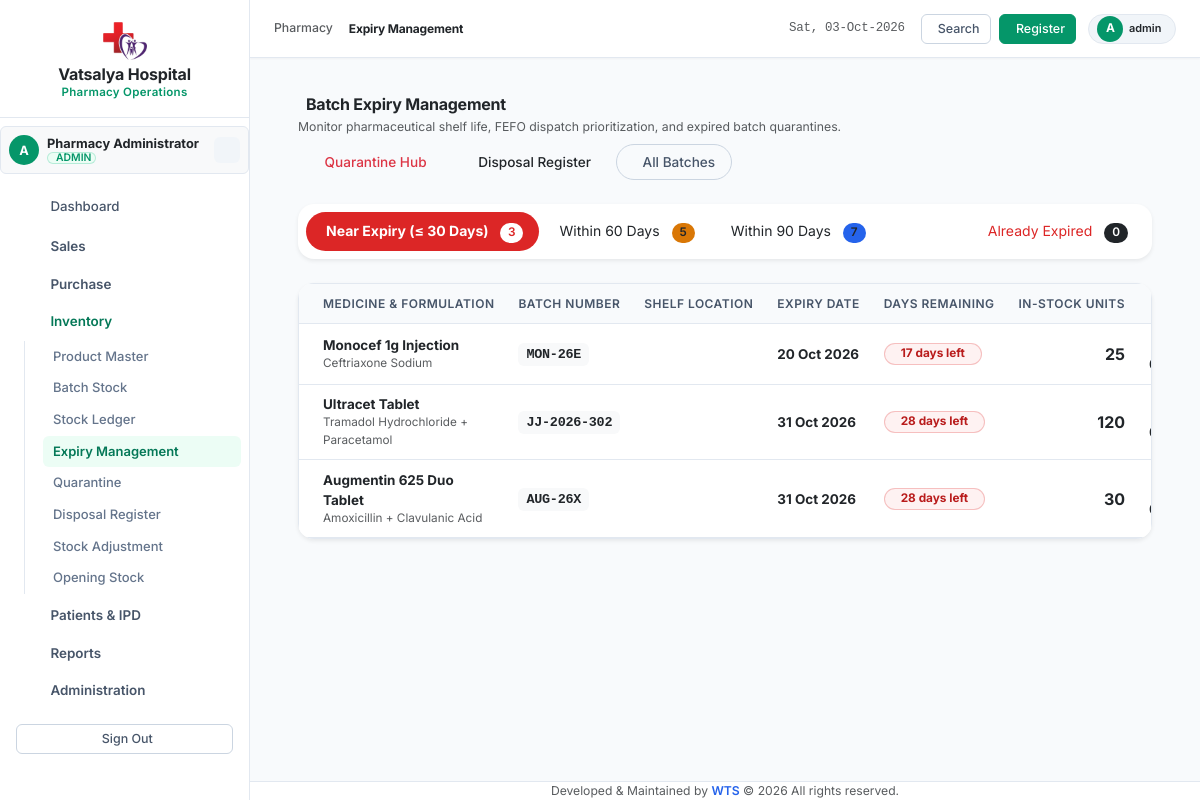
Screenshot of /modules/inventory/expiry.php (signed in) with the database file from the repository.
### tables this page shows
CREATE TABLE `medicine_batches` (
  `batch_id` int(11) NOT NULL AUTO_INCREMENT,
  `medicine_id` int(11) NOT NULL,
  `batch_number` varchar(50) NOT NULL,
  `manufacturing_date` date DEFAULT NULL,
  `expiry_date` date NOT NULL,
  `purchase_price` decimal(10,2) NOT NULL DEFAULT 0.00,
  `mrp` decimal(10,2) NOT NULL DEFAULT 0.00,
  `sale_price` decimal(10,2) NOT NULL DEFAULT 0.00,
  `quantity_received` int(11) NOT NULL DEFAULT 0,
  `quantity_available` int(11) NOT NULL DEFAULT 0,
  `reserved_quantity` int(11) NOT NULL DEFAULT 0,
  `damaged_quantity` int(11) NOT NULL DEFAULT 0,
  `quarantined_quantity` int(11) NOT NULL DEFAULT 0,
  `disposed_quantity` int(11) NOT NULL DEFAULT 0,
  `supplier_id` int(11) DEFAULT NULL,
  `purchase_id` int(11) DEFAULT NULL,
  `shelf_location` varchar(50) DEFAULT NULL,
  `status` enum('Active','Near Expiry','Expired','Blocked','Depleted','Quarantined','Disposed') NOT NULL DEFAULT 'Active',
  `created_at` datetime NOT NULL DEFAULT current_timestamp(),
  `updated_at` datetime NOT NULL DEFAULT current_timestamp() ON UPDATE current_timestamp(),
  PRIMARY KEY (`batch_id`),
  UNIQUE KEY `uq_medicine_batch` (`medicine_id`,`batch_number`),
  KEY `idx_medicine_id` (`medicine_id`),
  KEY `idx_batch_number` (`batch_number`),
  KEY `idx_expiry_date` (`expiry_date`),
  KEY `idx_status` (`status`),
  KEY `idx_quantity_available` (`quantity_available`),
  CONSTRAINT `fk_batches_medicine` FOREIGN KEY (`medicine_id`) REFERENCES `medicines` (`medicine_id`)
);

CREATE TABLE `medicines` (
  `medicine_id` int(11) NOT NULL AUTO_INCREMENT,
  `medicine_name` varchar(150) NOT NULL,
  `generic_name` varchar(150) DEFAULT NULL,
  `composition` text DEFAULT NULL,
  `strength` varchar(50) DEFAULT NULL,
  `dosage_form` varchar(50) DEFAULT NULL,
  `brand_name` varchar(150) DEFAULT NULL,
  `category` varchar(100) DEFAULT NULL,
  `unit` varchar(50) DEFAULT 'Unit',
  `pack_size` varchar(50) NOT NULL DEFAULT '1',
  `rack_location` varchar(50) DEFAULT NULL,
  `shelf` varchar(50) DEFAULT NULL,
  `box_bin` varchar(50) DEFAULT NULL,
  `schedule_type` varchar(50) NOT NULL DEFAULT 'General',
  `manufacturer` varchar(150) DEFAULT NULL,
  `hsn_code` varchar(50) DEFAULT NULL,
  `gst_percent` decimal(5,2) NOT NULL DEFAULT 0.00,
  `price` decimal(10,2) NOT NULL DEFAULT 0.00,
  `purchase_price` decimal(10,2) NOT NULL DEFAULT 0.00,
  `stock_quantity` int(11) NOT NULL DEFAULT 0,
  `reorder_level` int(11) NOT NULL DEFAULT 10,
  `min_stock` int(11) NOT NULL DEFAULT 5,
  `max_stock` int(11) NOT NULL DEFAULT 1000,
  `reorder_qty` int(11) NOT NULL DEFAULT 50,
  `barcode` varchar(100) DEFAULT NULL,
  `alternate_barcode` varchar(100) DEFAULT NULL,
  `expiry_date` date DEFAULT NULL,
  `batch_number` varchar(50) DEFAULT NULL,
  `status` enum('Active','Inactive','Discontinued') NOT NULL DEFAULT 'Active',
  `created_by` int(11) DEFAULT NULL,
  `updated_by` int(11) DEFAULT NULL,
  `created_at` datetime NOT NULL DEFAULT current_timestamp(),
  `updated_at` datetime NOT NULL DEFAULT current_timestamp() ON UPDATE current_timestamp(),
  `deleted_at` datetime DEFAULT NULL,
  PRIMARY KEY (`medicine_id`),
  UNIQUE KEY `uq_barcode` (`barcode`),
  KEY `idx_medicine_name` (`medicine_name`),
  KEY `idx_generic_name` (`generic_name`),
  KEY `idx_category` (`category`),
  KEY `idx_status` (`status`),
  KEY `idx_stock_quantity` (`stock_quantity`),
  KEY `idx_rack_location` (`rack_location`)
);

### app/Services/BatchService.php (called while the page is built, shortened)
<?php
class BatchService
{
    private PDO $pdo;
    public function __construct(PDO $pdo)
    {
        $this->pdo = $pdo;
    }
    public function getExpiryAlerts(string $window = '30d'): array
    {
        $where = "mb.quantity_available > 0";
        switch ($window) {
            case 'expired':
                $where .= " AND mb.expiry_date < CURDATE()";
                break;
            case '30d':
                $where .= " AND mb.expiry_date >= CURDATE() AND mb.expiry_date <= DATE_ADD(CURDATE(), INTERVAL 30 DAY)";
                break;
            case '60d':
                $where .= " AND mb.expiry_date >= CURDATE() AND mb.expiry_date <= DATE_ADD(CURDATE(), INTERVAL 60 DAY)";
                break;
            case '90d':
                $where .= " AND mb.expiry_date >= CURDATE() AND mb.expiry_date <= DATE_ADD(CURDATE(), INTERVAL 90 DAY)";
                break;
        }
        $sql = "
            SELECT mb.*, m.medicine_name, m.generic_name, m.shelf, m.rack_location,
                   DATEDIFF(mb.expiry_date, CURDATE()) AS days_to_expiry
            FROM medicine_batches mb
            JOIN medicines m ON mb.medicine_id = m.medicine_id
            WHERE {$where}
            ORDER BY mb.expiry_date ASC
        ";
        return $this->pdo->query($sql)->fetchAll(PDO::FETCH_ASSOC);
    }
}

### includes/functions.php (called while the page is built, shortened)
<?php
if (!function_exists('format_date')) {
    function format_date(?string $date, string $format = 'd M Y'): string
    {
        return date($format, strtotime($date));
    }
}

### modules/inventory/expiry.php (the view, shortened to what this page needs)
<?php
require_once __DIR__ . '/../../config/session.php';
require_once __DIR__ . '/../../includes/functions.php';
require_once __DIR__ . '/../../app/Services/BatchService.php';
$batchService = new BatchService($pdo);
$tab = trim($_GET['tab'] ?? '30d');
$alertBatches = $batchService->getExpiryAlerts($tab);
$count30 = count($batchService->getExpiryAlerts('30d'));
$count60 = count($batchService->getExpiryAlerts('60d'));
$count90 = count($batchService->getExpiryAlerts('90d'));
$countExpired = count($batchService->getExpiryAlerts('expired'));
include __DIR__ . '/../../includes/header.php';
include __DIR__ . '/../../includes/sidebar.php';
include __DIR__ . '/../../includes/navbar.php';
?>
<div class="container-fluid px-4 py-3">
    <div class="d-flex flex-wrap justify-content-between align-items-center mb-4 gap-2">
        <div>
            <h4 class="fw-bold text-dark mb-1">
                <i class="ti ti-calendar-due text-danger me-2"></i>Batch Expiry Management
            </h4>
            <p class="text-muted small mb-0">Monitor pharmaceutical shelf life, FEFO dispatch prioritization, and expired batch quarantines.</p>
        </div>
        <div class="d-flex gap-2">
            <a href="quarantine.php" class="btn btn-outline-danger rounded-pill px-3 py-2 small">
                <i class="ti ti-shield-alert me-1"></i> Quarantine Hub
            </a>
            <a href="disposals.php" class="btn btn-outline-dark rounded-pill px-3 py-2 small">
                <i class="ti ti-trash me-1"></i> Disposal Register
            </a>
            <a href="batch_stock.php" class="btn btn-outline-secondary rounded-pill px-3 py-2 small">
                <i class="ti ti-packages me-1"></i> All Batches
            </a>
        </div>
    </div>
    <ul class="nav nav-pills mb-4 bg-white p-2 rounded-4 shadow-sm">
        <li class="nav-item">
            <a class="nav-link rounded-pill <?= $tab === '30d' ? 'active bg-danger text-white fw-bold' : 'text-dark' ?>" href="?tab=30d">
                <i class="ti ti-alert-triangle me-1"></i> Near Expiry (&le; 30 Days)
                <span class="badge rounded-pill ms-2 <?= $tab === '30d' ? 'bg-white text-danger' : 'bg-danger text-white' ?>"><?= $count30 ?></span>
            </a>
        </li>
        <li class="nav-item">
            <a class="nav-link rounded-pill <?= $tab === '60d' ? 'active bg-warning text-dark fw-bold' : 'text-dark' ?>" href="?tab=60d">
                <i class="ti ti-clock me-1"></i> Within 60 Days
                <span class="badge rounded-pill ms-2 <?= $tab === '60d' ? 'bg-dark text-white' : 'bg-warning text-dark' ?>"><?= $count60 ?></span>
            </a>
        </li>
        <li class="nav-item">
            <a class="nav-link rounded-pill <?= $tab === '90d' ? 'active bg-info text-dark fw-bold' : 'text-dark' ?>" href="?tab=90d">
                <i class="ti ti-calendar me-1"></i> Within 90 Days
                <span class="badge rounded-pill ms-2 <?= $tab === '90d' ? 'bg-dark text-white' : 'bg-info text-dark' ?>"><?= $count90 ?></span>
            </a>
        </li>
        <li class="nav-item ms-auto">
            <a class="nav-link rounded-pill <?= $tab === 'expired' ? 'active bg-dark text-white fw-bold' : 'text-danger' ?>" href="?tab=expired">
                <i class="ti ti-ban me-1"></i> Already Expired
                <span class="badge rounded-pill ms-2 <?= $tab === 'expired' ? 'bg-danger text-white' : 'bg-dark text-white' ?>"><?= $countExpired ?></span>
            </a>
        </li>
    </ul>
    <div class="card border-0 shadow-sm rounded-4 overflow-hidden bg-white mb-5">
        <div class="table-responsive">
            <table class="table table-hover align-middle mb-0">
                <thead class="bg-light text-muted small text-uppercase">
                    <tr>
                        <th class="ps-4">Medicine & Formulation</th>
                        <th>Batch Number</th>
                        <th>Shelf Location</th>
                        <th>Expiry Date</th>
                        <th>Days Remaining</th>
                        <th class="text-end">In-Stock Units</th>
                        <th class="text-end">MRP</th>
                    </tr>
                </thead>
                <tbody>
                    <?php if (empty($alertBatches)): ?>
                        <tr>
                            <td colspan="9" class="text-center py-5 text-muted">
                                <i class="ti ti-circle-check fs-1 d-block mb-2 text-success"></i>
                                No batches currently found in this expiry category. All stock is well within shelf-life bounds.
                            </td>
                        </tr>
                    <?php else: ?>
                        <?php foreach ($alertBatches as $b): ?>
                            <tr>
                                <td class="ps-4">
                                    <div class="fw-bold text-dark">
                                        <a href="profile.php?id=<?= $b['medicine_id'] ?>" class="text-dark text-decoration-none hover-emerald">
                                            <?= htmlspecialchars($b['medicine_name']) ?>
                                        </a>
                                    </div>
                                    <div class="text-muted small"><?= htmlspecialchars($b['generic_name'] ?? '-') ?></div>
                                </td>
                                <td>
                                    <span class="font-monospace fw-bold text-dark bg-light px-2 py-1 rounded">
                                        <?= htmlspecialchars($b['batch_number']) ?>
                                    </span>
                                </td>
                                <td>
                                    <span class="font-monospace small text-muted">
                                    </span>
                                </td>
                                <td>
                                    <span class="fw-bold <?= $b['days_to_expiry'] < 0 ? 'text-danger' : 'text-dark' ?>">
                                        <?= format_date($b['expiry_date']) ?>
                                    </span>
                                </td>
                                <td>
                                    <?php if ($b['days_to_expiry'] < 0): ?>
                                        <span class="badge bg-danger text-white rounded-pill px-3">
                                            EXPIRED (<?= abs($b['days_to_expiry']) ?> days ago)
                                        </span>
                                    <?php elseif ($b['days_to_expiry'] <= 30): ?>
                                        <span class="badge bg-danger-subtle text-danger rounded-pill px-3 fw-bold">
                                            <?= $b['days_to_expiry'] ?> days left
                                        </span>
                                    <?php elseif ($b['days_to_expiry'] <= 60): ?>
                                        <span class="badge bg-warning-subtle text-warning rounded-pill px-3 fw-semibold">
                                            <?= $b['days_to_expiry'] ?> days left
                                        </span>
                                    <?php else: ?>
                                        <span class="badge bg-info-subtle text-info rounded-pill px-3">
                                            <?= $b['days_to_expiry'] ?> days left
                                        </span>
                                    <?php endif; ?>
                                </td>
                                <td class="text-end fw-bold fs-6 text-dark"><?= number_format($b['quantity_available']) ?></td>
                                <td class="text-end fw-semibold text-dark"><?= format_currency($b['mrp']) ?></td>
                            </tr>
                        <?php endforeach; ?>
                    <?php endif; ?>
                </tbody>
            </table>
        </div>
    </div>
</div>
<?php
include __DIR__ . '/../../includes/footer.php';
?>

### rows the page displays
medicine_batches: medicine.medicine_name "Monocef 1g Injection", medicine.generic_name "Ceftriaxone Sodium", batch_number "MON-26E", expiry_date "20 Oct 2026", days_to_expiry "17", quantity_available "25"
medicine_batches: medicine.medicine_name "Ultracet Tablet", medicine.generic_name "Tramadol Hydrochloride + Paracetamol", batch_number "JJ-2026-302", expiry_date "31 Oct 2026", days_to_expiry "28", quantity_available "120"
medicine_batches: medicine.medicine_name "Augmentin 625 Duo Tablet", medicine.generic_name "Amoxicillin + Clavulanic Acid", batch_number "AUG-26X", expiry_date "31 Oct 2026", days_to_expiry "28", quantity_available "30"

### other values shown
substr($user['username'] ?? 'P', 0, 1) "A"
$user['full_name'] "Pharmacy Administrator"
$user['role_name'] "ADMIN"
$page_title "Expiry Management"
$user['username'] "admin"
$count30 "3"
$count60 "5"
$count90 "7"
$countExpired "0"
